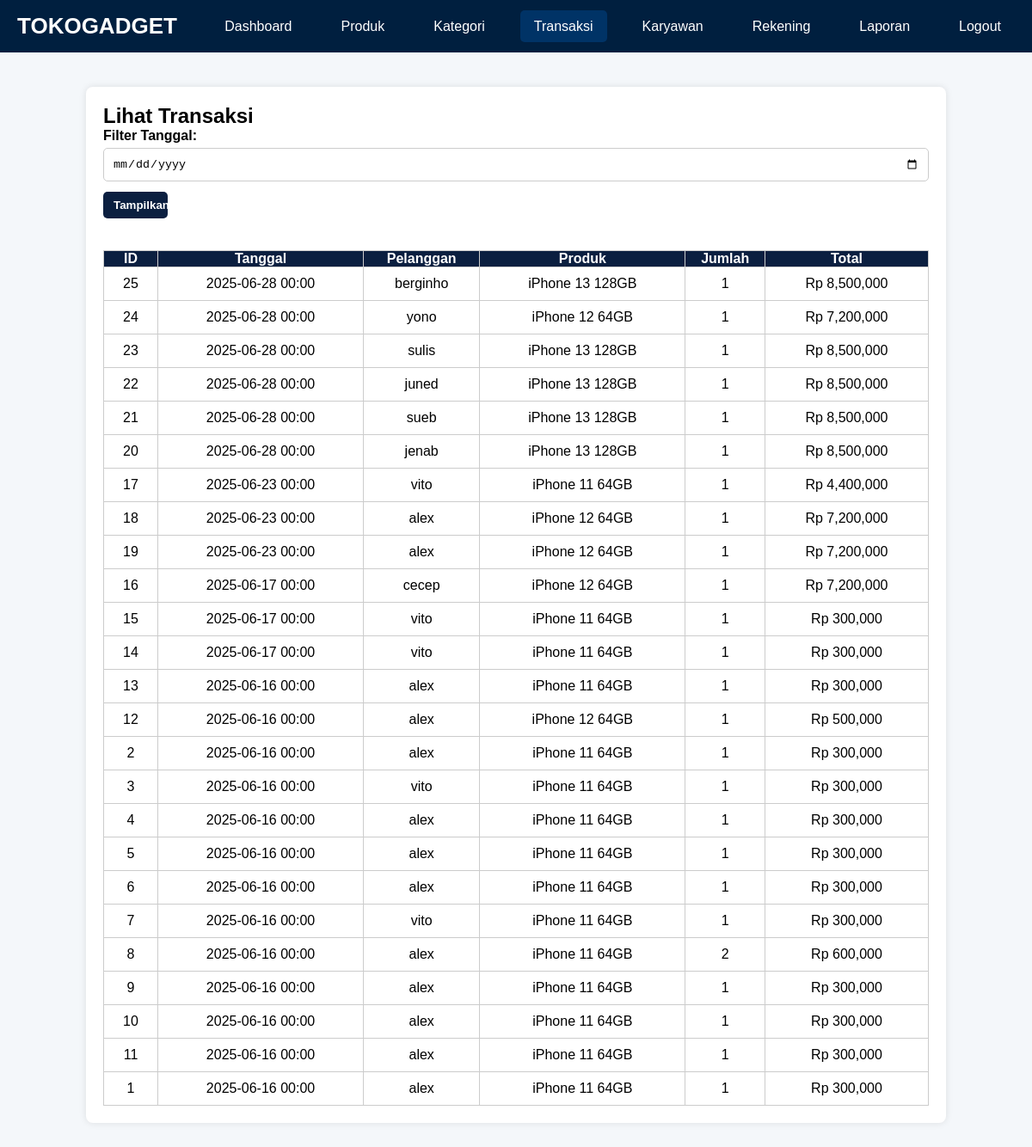
The app's page /TB_basdat/admin/transaksi.php (signed in) with its own data.
### tables this page shows
CREATE TABLE `transaksi` (
  `id_transaksi` int(11) NOT NULL,
  `id_toko` int(11) DEFAULT NULL,
  `id_pelanggan` int(11) DEFAULT NULL,
  `id_produk` int(11) DEFAULT NULL,
  `id_rekening` int(11) DEFAULT NULL,
  `id_karyawan` int(11) DEFAULT NULL,
  `id_kebijakan` int(11) DEFAULT NULL,
  `tanggal` date DEFAULT NULL,
  `banyaknya` int(11) DEFAULT NULL,
  `total` decimal(15,2) DEFAULT NULL
);

CREATE TABLE `pelanggan` (
  `id_pelanggan` int(11) NOT NULL,
  `nama_pelanggan` varchar(100) NOT NULL,
  `telepon` varchar(20) DEFAULT NULL
);

CREATE TABLE `produk` (
  `id_produk` int(11) NOT NULL,
  `nama_produk` varchar(100) NOT NULL,
  `id_kategori` int(11) DEFAULT NULL,
  `harga` decimal(15,2) DEFAULT NULL,
  `stok` int(11) DEFAULT 0
);

### TB_basdat/admin/transaksi.php (the view, shortened to what this page needs)
<?php
require_once '../config/database.php';
include 'navbar.php';
$tanggal_filter = $_GET['tanggal'] ?? '';
if ($tanggal_filter) {
    $stmt = $pdo->prepare("
        SELECT t.*, p.nama_produk, pel.nama_pelanggan
        FROM transaksi t
        LEFT JOIN produk p ON t.id_produk = p.id_produk
        LEFT JOIN pelanggan pel ON t.id_pelanggan = pel.id_pelanggan
        WHERE DATE(t.tanggal) = ?
        ORDER BY t.tanggal DESC
    ");
    $stmt->execute([$tanggal_filter]);
} else {
    $stmt = $pdo->query("
        SELECT t.*, p.nama_produk, pel.nama_pelanggan
        FROM transaksi t
        LEFT JOIN produk p ON t.id_produk = p.id_produk
        LEFT JOIN pelanggan pel ON t.id_pelanggan = pel.id_pelanggan
        ORDER BY t.tanggal DESC
    ");
}
$transaksi_result = $stmt->fetchAll();
?>
<!DOCTYPE html>
<html>
<head>
</head>
<body>
<div class="container">
    <h2>Lihat Transaksi</h2>
    <form method="GET" class="filter">
        <label for="tanggal">Filter Tanggal:</label>
        <input type="date" id="tanggal" name="tanggal" value="<?= htmlspecialchars($tanggal_filter) ?>">
        <button type="submit" class="btn btn-primary">Tampilkan</button>
    </form>
    <?php if (count($transaksi_result) > 0): ?>
    <table>
        <tr style="background-color: #eee;">
            <th>ID</th>
            <th>Tanggal</th>
            <th>Pelanggan</th>
            <th>Produk</th>
            <th>Jumlah</th>
            <th>Total</th>
        </tr>
        <?php foreach ($transaksi_result as $row): ?>
        <tr>
            <td><?= $row['id_transaksi']; ?></td>
            <td><?= date('Y-m-d H:i', strtotime($row['tanggal'])) ?></td>
            <td><?= htmlspecialchars($row['nama_pelanggan']); ?></td>
            <td><?= htmlspecialchars($row['nama_produk']); ?></td>
            <td><?= $row['banyaknya']; ?></td>
            <td>Rp <?= number_format($row['total']); ?></td>
        </tr>
        <?php endforeach; ?>
    </table>
    <?php else: ?>
        <p class="no-data">Tidak ada transaksi pada tanggal ini.</p>
    <?php endif; ?>
</div>
</body>
</html>

### TB_basdat/admin/transaksi.php (style rules this page uses)
* { margin: 0; padding: 0; box-sizing: border-box; }
body { font-family: Arial, sans-serif; background: #f4f7fa; }
.container { max-width: 1000px; margin: 40px auto; padding: 20px; background: white; box-shadow: 0 0 8px rgba(0,0,0,0.1); border-radius: 8px; }
input, select, button { width: 100%; padding: 10px; margin-bottom: 12px; border: 1px solid #ccc; border-radius: 5px; }
.btn { padding: 8px 12px; border-radius: 5px; font-weight: bold; cursor: pointer; text-align: center; display: inline-block; border: none; margin-right: 5px; width: 75px; }
.btn-primary { background-color: #0b1f40; color: white; }
table { width: 100%; border-collapse: collapse; margin-top: 25px; }
table, th, td { border: 1px solid #ccc; }
th { background-color: #0b1f40; color: white; text-align: center; }
td { padding: 10px; text-align: center; }
.filter label { font-weight: bold; display: block; margin-bottom: 5px; }

### records on screen
transaksi: id_transaksi "25", tanggal "2025-06-28 00:00", id_pelanggan.nama_pelanggan "berginho", id_produk.nama_produk "iPhone 13 128GB", banyaknya "1", total "8,500,000"
transaksi: id_transaksi "24", tanggal "2025-06-28 00:00", id_pelanggan.nama_pelanggan "yono", id_produk.nama_produk "iPhone 12 64GB", banyaknya "1", total "7,200,000"
transaksi: id_transaksi "23", tanggal "2025-06-28 00:00", id_pelanggan.nama_pelanggan "sulis", id_produk.nama_produk "iPhone 13 128GB", banyaknya "1", total "8,500,000"
transaksi: id_transaksi "22", tanggal "2025-06-28 00:00", id_pelanggan.nama_pelanggan "juned", id_produk.nama_produk "iPhone 13 128GB", banyaknya "1", total "8,500,000"
transaksi: id_transaksi "21", tanggal "2025-06-28 00:00", id_pelanggan.nama_pelanggan "sueb", id_produk.nama_produk "iPhone 13 128GB", banyaknya "1", total "8,500,000"
transaksi: id_transaksi "20", tanggal "2025-06-28 00:00", id_pelanggan.nama_pelanggan "jenab", id_produk.nama_produk "iPhone 13 128GB", banyaknya "1", total "8,500,000"
transaksi: id_transaksi "17", tanggal "2025-06-23 00:00", id_pelanggan.nama_pelanggan "vito", id_produk.nama_produk "iPhone 11 64GB", banyaknya "1", total "4,400,000"
transaksi: id_transaksi "18", tanggal "2025-06-23 00:00", id_pelanggan.nama_pelanggan "alex", id_produk.nama_produk "iPhone 12 64GB", banyaknya "1", total "7,200,000"
transaksi: id_transaksi "19", tanggal "2025-06-23 00:00", id_pelanggan.nama_pelanggan "alex", id_produk.nama_produk "iPhone 12 64GB", banyaknya "1", total "7,200,000"
transaksi: id_transaksi "16", tanggal "2025-06-17 00:00", id_pelanggan.nama_pelanggan "cecep", id_produk.nama_produk "iPhone 12 64GB", banyaknya "1", total "7,200,000"
transaksi: id_transaksi "15", tanggal "2025-06-17 00:00", id_pelanggan.nama_pelanggan "vito", id_produk.nama_produk "iPhone 11 64GB", banyaknya "1", total "300,000"
transaksi: id_transaksi "14", tanggal "2025-06-17 00:00", id_pelanggan.nama_pelanggan "vito", id_produk.nama_produk "iPhone 11 64GB", banyaknya "1", total "300,000"
transaksi: id_transaksi "13", tanggal "2025-06-16 00:00", id_pelanggan.nama_pelanggan "alex", id_produk.nama_produk "iPhone 11 64GB", banyaknya "1", total "300,000"
transaksi: id_transaksi "12", tanggal "2025-06-16 00:00", id_pelanggan.nama_pelanggan "alex", id_produk.nama_produk "iPhone 12 64GB", banyaknya "1", total "500,000"
transaksi: id_transaksi "2", tanggal "2025-06-16 00:00", id_pelanggan.nama_pelanggan "alex", id_produk.nama_produk "iPhone 11 64GB", banyaknya "1", total "300,000"
transaksi: id_transaksi "3", tanggal "2025-06-16 00:00", id_pelanggan.nama_pelanggan "vito", id_produk.nama_produk "iPhone 11 64GB", banyaknya "1", total "300,000"
transaksi: id_transaksi "4", tanggal "2025-06-16 00:00", id_pelanggan.nama_pelanggan "alex", id_produk.nama_produk "iPhone 11 64GB", banyaknya "1", total "300,000"
transaksi: id_transaksi "5", tanggal "2025-06-16 00:00", id_pelanggan.nama_pelanggan "alex", id_produk.nama_produk "iPhone 11 64GB", banyaknya "1", total "300,000"
transaksi: id_transaksi "6", tanggal "2025-06-16 00:00", id_pelanggan.nama_pelanggan "alex", id_produk.nama_produk "iPhone 11 64GB", banyaknya "1", total "300,000"
transaksi: id_transaksi "7", tanggal "2025-06-16 00:00", id_pelanggan.nama_pelanggan "vito", id_produk.nama_produk "iPhone 11 64GB", banyaknya "1", total "300,000"
transaksi: id_transaksi "8", tanggal "2025-06-16 00:00", id_pelanggan.nama_pelanggan "alex", id_produk.nama_produk "iPhone 11 64GB", banyaknya "2", total "600,000"
transaksi: id_transaksi "9", tanggal "2025-06-16 00:00", id_pelanggan.nama_pelanggan "alex", id_produk.nama_produk "iPhone 11 64GB", banyaknya "1", total "300,000"
transaksi: id_transaksi "10", tanggal "2025-06-16 00:00", id_pelanggan.nama_pelanggan "alex", id_produk.nama_produk "iPhone 11 64GB", banyaknya "1", total "300,000"
transaksi: id_transaksi "11", tanggal "2025-06-16 00:00", id_pelanggan.nama_pelanggan "alex", id_produk.nama_produk "iPhone 11 64GB", banyaknya "1", total "300,000"
transaksi: id_transaksi "1", tanggal "2025-06-16 00:00", id_pelanggan.nama_pelanggan "alex", id_produk.nama_produk "iPhone 11 64GB", banyaknya "1", total "300,000"
